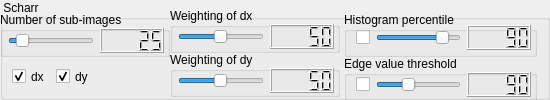
    <widget class="QGroupBox" name="Local_Scharr_box">
     <property name="geometry">
      <rect>
       <x>180</x>
       <y>20</y>
       <width>550</width>
       <height>100</height>
      </rect>
     </property>
     <property name="title">
      <string> Scharr</string>
     </property>
     <widget class="QGroupBox" name="Local_Scharr_Histogram">
      <property name="geometry">
       <rect>
        <x>344</x>
        <y>12</y>
        <width>193</width>
        <height>45</height>
       </rect>
      </property>
      <property name="title">
       <string>Histogram percentile</string>
      </property>
      <widget class="QWidget" name="layoutWidget">
       <property name="geometry">
        <rect>
         <x>12</x>
         <y>13</y>
         <width>175</width>
         <height>25</height>
        </rect>
       </property>
       <layout class="QHBoxLayout" name="horizontalLayout_19">
        <item>
         <widget class="QCheckBox" name="Scharr_histogram_percentile_checkBox">
          <property name="text">
           <string/>
          </property>
         </widget>
        </item>
        <item>
         <widget class="QSlider" name="Local_Scharr_histogram_slider">
          <property name="minimum">
           <number>40</number>
          </property>
          <property name="maximum">
           <number>99</number>
          </property>
          <property name="sliderPosition">
           <number>90</number>
          </property>
          <property name="orientation">
           <enum>Qt::Horizontal</enum>
          </property>
         </widget>
        </item>
        <item>
         <widget class="QLCDNumber" name="Local_Scharr_histogram_lcdNumber">
          <property name="intValue" stdset="0">
           <number>90</number>
          </property>
         </widget>
        </item>
       </layout>
      </widget>
     </widget>
     <widget class="QGroupBox" name="groupBox_2">
      <property name="geometry">
       <rect>
        <x>0</x>
        <y>12</y>
        <width>170</width>
        <height>45</height>
       </rect>
      </property>
      <property name="title">
       <string>Number of sub-images</string>
      </property>
      <widget class="QWidget" name="layoutWidget_2">
       <property name="geometry">
        <rect>
         <x>8</x>
         <y>16</y>
         <width>156</width>
         <height>25</height>
        </rect>
       </property>
       <layout class="QHBoxLayout" name="horizontalLayout_4">
        <item>
         <widget class="QSlider" name="Local_Scharr_horizontalSlider">
          <property name="minimum">
           <number>1</number>
          </property>
          <property name="maximum">
           <number>40</number>
          </property>
          <property name="value">
           <number>5</number>
          </property>
          <property name="orientation">
           <enum>Qt::Horizontal</enum>
          </property>
         </widget>
        </item>
        <item>
         <widget class="QLCDNumber" name="Local_Scharr_lcdNumber">
          <property name="intValue" stdset="0">
           <number>25</number>
          </property>
         </widget>
        </item>
       </layout>
      </widget>
     </widget>
     <widget class="QCheckBox" name="Local_Scharr_dy_checkBox">
      <property name="geometry">
       <rect>
        <x>56</x>
        <y>68</y>
        <width>70</width>
        <height>17</height>
       </rect>
      </property>
      <property name="text">
       <string>dy</string>
      </property>
      <property name="checked">
       <bool>true</bool>
      </property>
     </widget>
     <widget class="QCheckBox" name="Local_Scharr_dx_checkBox">
      <property name="geometry">
       <rect>
        <x>12</x>
        <y>68</y>
        <width>70</width>
        <height>17</height>
       </rect>
      </property>
      <property name="text">
       <string>dx</string>
      </property>
      <property name="checked">
       <bool>true</bool>
      </property>
     </widget>
     <widget class="QGroupBox" name="Scharr_weight_dx_groupBox">
      <property name="geometry">
       <rect>
        <x>170</x>
        <y>8</y>
        <width>170</width>
        <height>45</height>
       </rect>
      </property>
      <property name="title">
       <string>Weighting of dx</string>
      </property>
      <widget class="QWidget" name="layoutWidget_6">
       <property name="geometry">
        <rect>
         <x>8</x>
         <y>16</y>
         <width>156</width>
         <height>25</height>
        </rect>
       </property>
       <layout class="QHBoxLayout" name="horizontalLayout_7">
        <item>
         <widget class="QSlider" name="Scharr_weight_dx_horizontalSlider">
          <property name="minimum">
           <number>1</number>
          </property>
          <property name="maximum">
           <number>100</number>
          </property>
          <property name="value">
           <number>50</number>
          </property>
          <property name="orientation">
           <enum>Qt::Horizontal</enum>
          </property>
         </widget>
        </item>
        <item>
         <widget class="QLCDNumber" name="Local_Scharr_weight_dx_lcdNumber">
          <property name="smallDecimalPoint">
           <bool>false</bool>
          </property>
          <property name="value" stdset="0">
           <double>50.000000000000000</double>
          </property>
          <property name="intValue" stdset="0">
           <number>50</number>
          </property>
         </widget>
        </item>
       </layout>
      </widget>
     </widget>
     <widget class="QGroupBox" name="Scharr_weight_dy_groupBox">
      <property name="geometry">
       <rect>
        <x>170</x>
        <y>52</y>
        <width>170</width>
        <height>45</height>
       </rect>
      </property>
      <property name="title">
       <string>Weighting of dy</string>
      </property>
      <widget class="QWidget" name="layoutWidget_7">
       <property name="geometry">
        <rect>
         <x>8</x>
         <y>16</y>
         <width>156</width>
         <height>25</height>
        </rect>
       </property>
       <layout class="QHBoxLayout" name="horizontalLayout_14">
        <item>
         <widget class="QSlider" name="Scharr_weight_dy_horizontalSlider">
          <property name="minimum">
           <number>1</number>
          </property>
          <property name="maximum">
           <number>100</number>
          </property>
          <property name="value">
           <number>50</number>
          </property>
          <property name="orientation">
           <enum>Qt::Horizontal</enum>
          </property>
         </widget>
        </item>
        <item>
         <widget class="QLCDNumber" name="Local_Scharr_weight_dy_lcdNumber">
          <property name="intValue" stdset="0">
           <number>50</number>
          </property>
         </widget>
        </item>
       </layout>
      </widget>
     </widget>
     <widget class="QGroupBox" name="Scharr_threshold_box">
      <property name="geometry">
       <rect>
        <x>344</x>
        <y>56</y>
        <width>193</width>
        <height>45</height>
       </rect>
      </property>
      <property name="title">
       <string>Edge value threshold</string>
      </property>
      <widget class="QWidget" name="layoutWidget">
       <property name="geometry">
        <rect>
         <x>12</x>
         <y>16</y>
         <width>175</width>
         <height>25</height>
        </rect>
       </property>
       <layout class="QHBoxLayout" name="horizontalLayout_5">
        <item>
         <widget class="QCheckBox" name="Scharr_threshold_checkBox">
          <property name="text">
           <string/>
          </property>
         </widget>
        </item>
        <item>
         <widget class="QSlider" name="Scharr_threshold_slider">
          <property name="minimum">
           <number>0</number>
          </property>
          <property name="maximum">
           <number>255</number>
          </property>
          <property name="sliderPosition">
           <number>90</number>
          </property>
          <property name="orientation">
           <enum>Qt::Horizontal</enum>
          </property>
         </widget>
        </item>
        <item>
         <widget class="QLCDNumber" name="Scharr_threshold_lcdNumber">
          <property name="intValue" stdset="0">
           <number>90</number>
          </property>
         </widget>
        </item>
       </layout>
      </widget>
     </widget>
    </widget>
